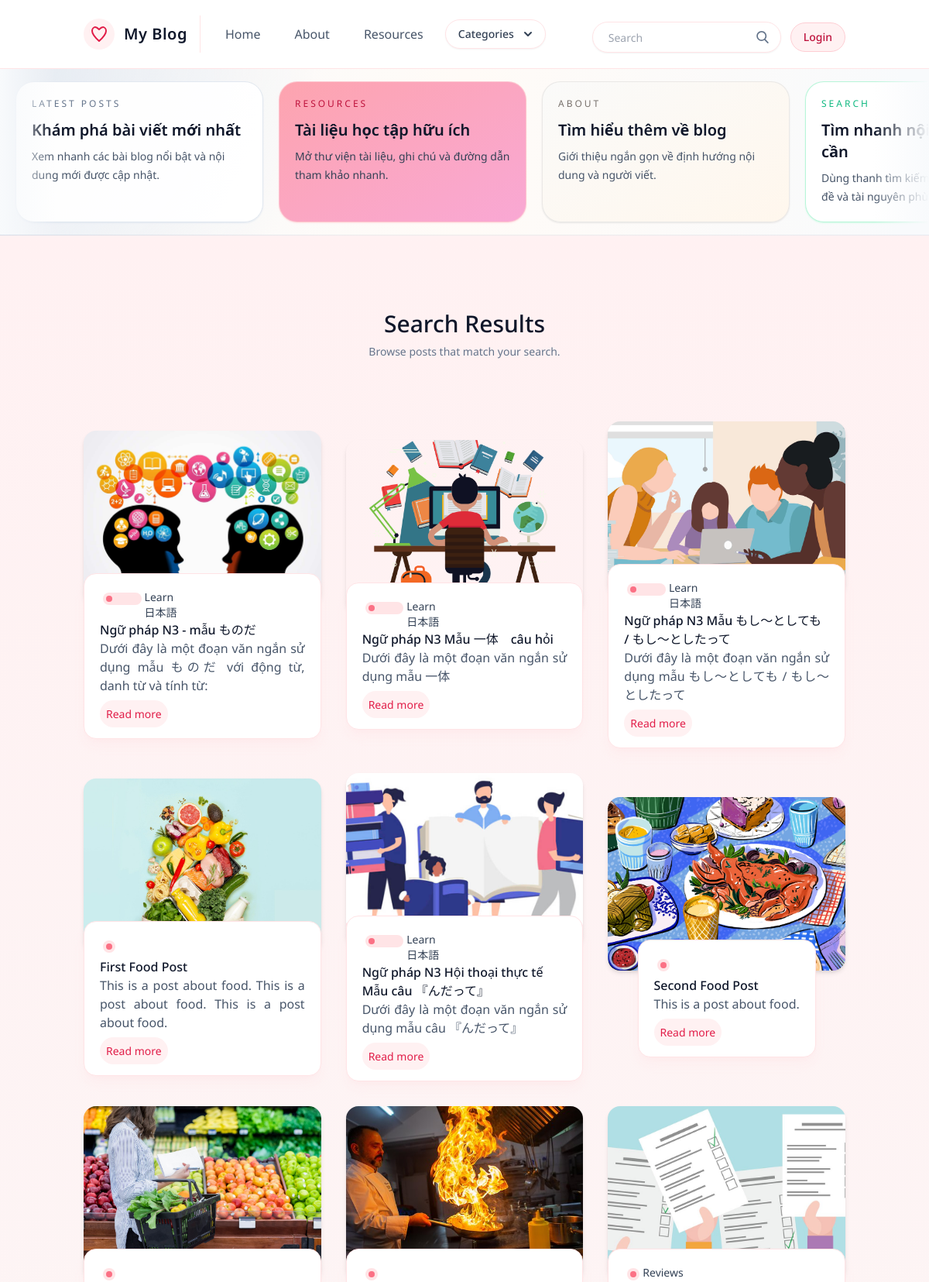
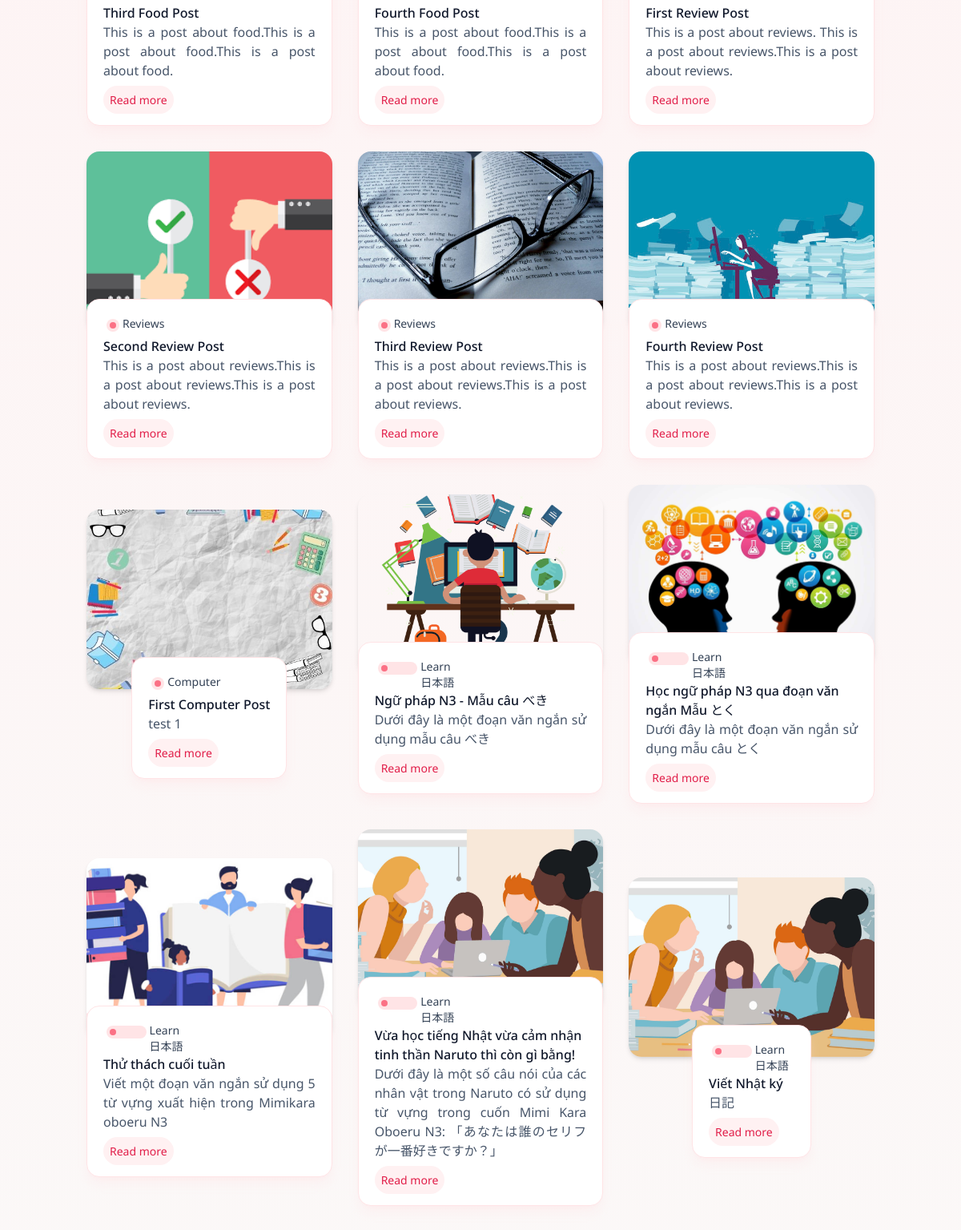
The app's page /search/ (upper part) with its own data (2 pictures, top to bottom).
### posts/models.py (models this page shows, shortened)
class Post(models.Model):
    STATUS_DRAFT = "draft"
    STATUS_PUBLISHED = "published"
    STATUS_CHOICES = [
        (STATUS_DRAFT, "Draft"),
        (STATUS_PUBLISHED, "Published"),
    ]
    title = models.CharField(max_length=100)
    slug = models.SlugField()
    overview = models.TextField()
    timestamp = models.DateTimeField(auto_now_add=True)
    content = models.TextField()
    author = models.ForeignKey(Author, on_delete=models.CASCADE)
    thumbnail = models.ImageField()
    categories = models.ManyToManyField(Category)
    featured = models.BooleanField()
    status = models.CharField(max_length=20, choices=STATUS_CHOICES, default=STATUS_PUBLISHED)

class Category(models.Model):
    title = models.CharField(max_length=20)
    subtitle = models.CharField(max_length=20)
    slug = models.SlugField()
    thumbnail = models.ImageField()

### posts/views.py (the view)
# urls.py: path('search/', search, name = 'search'),
def search(request):
    queryset = published_posts()
    query = request.GET.get('q')
    if query:
        queryset = queryset.filter(
            Q(title__icontains=query) |
            Q(overview__icontains=query)
        ).distinct()
    context = {
        'object_list': queryset
    }
    return render(request, 'search_bar.html', context)

### posts/templatetags/markdown_extras.py (called while the page is built)
@register.simple_tag
def get_categories():
    return Category.objects.all()[0:3]

### posts/views.py (called while the page is built)
def published_posts():
    return Post.objects.filter(status=Post.STATUS_PUBLISHED)

### templates/search_bar.html
{% extends 'base.html' %}
{% block content %}
<section class="blog bg-gradient-to-b from-rose-50 to-stone-50 text-slate-700 body-font">
    <div class="container px-5 py-24 mx-auto">
      <div class="flex flex-wrap w-full mb-20 flex-col items-center text-center">
        <h1 class="sm:text-3xl text-2xl font-medium title-font mb-2 text-slate-900">
          Search Results</h1>
        <p class="text-sm text-slate-500">Browse posts that match your search.</p>
      </div>
      <div class="flex flex-wrap sm:-m-4 -mx-4 -mb-10 -mt-4">
        {% for obj in object_list %}
        <div class="p-4 md:w-1/3 md:mb-0 mb-6 flex flex-col justify-center items-center max-w-sm mx-auto">
          <div class="h-56 w-full rounded-2xl shadow-md bg-cover bg-center" style="background-image: url('{{ obj.thumbnail.url }}')"></div>
          <div class="w-70 -mt-10 overflow-hidden rounded-2xl border border-rose-100 bg-white p-5 shadow-lg shadow-rose-100/40">
            <div class="header-content inline-flex ">
              <div class="category-badge m flex-1 m-1 h-4 w-4 rounded-full bg-rose-100">
                <div class="m-1 h-2 w-2 rounded-full bg-rose-400" ></div>
              </div>
              {% for category in obj.categories.all %}
              <div class="category-title flex-1 text-sm">
                {{ category.title }}
              </div>
              {% endfor %}
            </div>
              <div class="title-post font-medium text-slate-900">
              {{ obj.title }}
              </div>
              <div class="summary-post text-base text-justify text-slate-600">
                {{ obj.overview }}
              </div>
              <div class="mt-3">
              <a href="{% url 'post' obj.slug %}" class="rounded-full bg-rose-50 p-2 text-sm text-rose-600 transition hover:bg-rose-100 ">
                Read more
              </a>
            </div>
          </div>
        </div>
        {% endfor %}
      </div>
    </div>
</section>
{% endblock %}

### templates/base.html (style rules this page uses)
:root { --font-ui: "Noto Sans", "Segoe UI", Tahoma, Geneva, Verdana, sans-serif; }
html, body { font-family: var(--font-ui); font-synthesis-weight: none; text-rendering: optimizeLegibility; -webkit-font-smoothing: antialiased; -moz-osx-font-smoothing: grayscale; }

### records on screen
Post: thumbnail (picture), title "Ngữ pháp N3 - mẫu ものだ", overview "Dưới đây là một đoạn văn ngắn sử dụng mẫu ものだ với động từ, danh từ và tính từ:"
Category: title "Learn 日本語"
Post: thumbnail (picture), title "Ngữ pháp N3 Mẫu 一体 câu hỏi", overview "Dưới đây là một đoạn văn ngắn sử dụng mẫu 一体"
Post: thumbnail (picture), title "Ngữ pháp N3 Mẫu もし～としても / もし～としたって", overview "Dưới đây là một đoạn văn ngắn sử dụng mẫu もし～としても / もし～としたって"
Post: thumbnail (picture), title "First Food Post", overview "This is a post about food. This is a post about food. This is a post about food."
Post: thumbnail (picture), title "Ngữ pháp N3 Hội thoại thực tế Mẫu câu 『んだって』", overview "Dưới đây là một đoạn văn ngắn sử dụng mẫu câu 『んだって』"
Post: thumbnail (picture), title "Second Food Post", overview "This is a post about food."
Post: thumbnail (picture), title "Third Food Post", overview "This is a post about food.This is a post about food.This is a post about food."
Post: thumbnail (picture), title "Fourth Food Post", overview "This is a post about food.This is a post about food.This is a post about food."
Post: thumbnail (picture), title "First Review Post", overview "This is a post about reviews. This is a post about reviews.This is a post about reviews."
Category: title "Reviews"
Post: thumbnail (picture), title "Second Review Post", overview "This is a post about reviews.This is a post about reviews.This is a post about reviews."
Post: thumbnail (picture), title "Third Review Post", overview "This is a post about reviews.This is a post about reviews.This is a post about reviews."
Post: thumbnail (picture), title "Fourth Review Post", overview "This is a post about reviews.This is a post about reviews.This is a post about reviews."
Post: thumbnail (picture), title "First Computer Post", overview "test 1"
Category: title "Computer"
Post: thumbnail (picture), title "Ngữ pháp N3 - Mẫu câu べき", overview "Dưới đây là một đoạn văn ngắn sử dụng mẫu câu べき"
Post: thumbnail (picture), title "Học ngữ pháp N3 qua đoạn văn ngắn Mẫu とく", overview "Dưới đây là một đoạn văn ngắn sử dụng mẫu câu とく"
Post: thumbnail (picture), title "Thử thách cuối tuần", overview "Viết một đoạn văn ngắn sử dụng 5 từ vựng xuất hiện trong Mimikara oboeru N3"
Post: thumbnail (picture), title "Vừa học tiếng Nhật vừa cảm nhận tinh thần Naruto thì còn gì bằng!", overview "Dưới đây là một số câu nói của các nhân vật trong Naruto có sử dụng từ vựng trong cuốn Mimi Kara Oboeru N3: 「あなたは誰のセリフが一番好きですか？」"
Post: thumbnail (picture), title "Viết Nhật ký", overview "日記"
